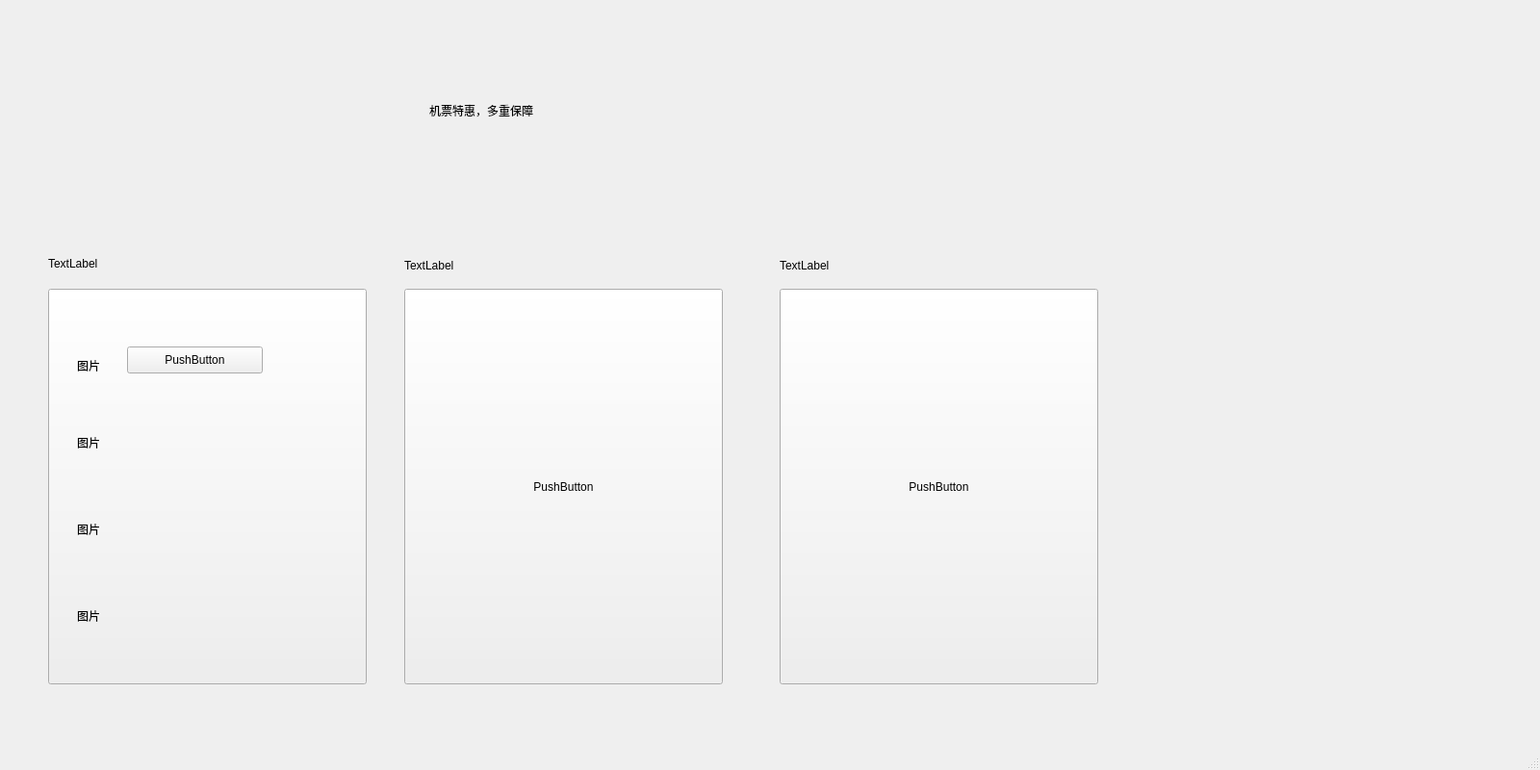
<?xml version="1.0" encoding="UTF-8"?>
<ui version="4.0">
 <class>homeWindow</class>
 <widget class="QMainWindow" name="homeWindow">
  <property name="geometry">
   <rect>
    <x>0</x>
    <y>0</y>
    <width>1600</width>
    <height>800</height>
   </rect>
  </property>
  <property name="windowTitle">
   <string>MainWindow</string>
  </property>
  <widget class="QWidget" name="centralwidget">
   <widget class="QLabel" name="label">
    <property name="geometry">
     <rect>
      <x>70</x>
      <y>49</y>
      <width>971</width>
      <height>131</height>
     </rect>
    </property>
    <property name="text">
     <string>                                                                                                                 机票特惠，多重保障</string>
    </property>
   </widget>
   <widget class="QPushButton" name="pushButton">
    <property name="geometry">
     <rect>
      <x>50</x>
      <y>300</y>
      <width>331</width>
      <height>411</height>
     </rect>
    </property>
    <property name="text">
     <string/>
    </property>
    <property name="checkable">
     <bool>false</bool>
    </property>
    <property name="autoDefault">
     <bool>false</bool>
    </property>
    <property name="default">
     <bool>false</bool>
    </property>
    <property name="flat">
     <bool>false</bool>
    </property>
   </widget>
   <widget class="QPushButton" name="pushButton_2">
    <property name="geometry">
     <rect>
      <x>420</x>
      <y>300</y>
      <width>331</width>
      <height>411</height>
     </rect>
    </property>
    <property name="text">
     <string>PushButton</string>
    </property>
   </widget>
   <widget class="QPushButton" name="pushButton_3">
    <property name="geometry">
     <rect>
      <x>810</x>
      <y>300</y>
      <width>331</width>
      <height>411</height>
     </rect>
    </property>
    <property name="text">
     <string>PushButton</string>
    </property>
   </widget>
   <widget class="QLabel" name="label_2">
    <property name="geometry">
     <rect>
      <x>50</x>
      <y>248</y>
      <width>331</width>
      <height>51</height>
     </rect>
    </property>
    <property name="text">
     <string>TextLabel</string>
    </property>
   </widget>
   <widget class="QLabel" name="label_3">
    <property name="geometry">
     <rect>
      <x>420</x>
      <y>250</y>
      <width>331</width>
      <height>51</height>
     </rect>
    </property>
    <property name="text">
     <string>TextLabel</string>
    </property>
   </widget>
   <widget class="QLabel" name="label_4">
    <property name="geometry">
     <rect>
      <x>810</x>
      <y>250</y>
      <width>331</width>
      <height>51</height>
     </rect>
    </property>
    <property name="text">
     <string>TextLabel</string>
    </property>
   </widget>
   <widget class="QLabel" name="label_5">
    <property name="geometry">
     <rect>
      <x>80</x>
      <y>370</y>
      <width>69</width>
      <height>19</height>
     </rect>
    </property>
    <property name="text">
     <string>图片</string>
    </property>
   </widget>
   <widget class="QLabel" name="label_6">
    <property name="geometry">
     <rect>
      <x>80</x>
      <y>450</y>
      <width>69</width>
      <height>19</height>
     </rect>
    </property>
    <property name="text">
     <string>图片</string>
    </property>
   </widget>
   <widget class="QLabel" name="label_7">
    <property name="geometry">
     <rect>
      <x>80</x>
      <y>540</y>
      <width>69</width>
      <height>19</height>
     </rect>
    </property>
    <property name="text">
     <string>图片</string>
    </property>
   </widget>
   <widget class="QLabel" name="label_8">
    <property name="geometry">
     <rect>
      <x>80</x>
      <y>630</y>
      <width>69</width>
      <height>19</height>
     </rect>
    </property>
    <property name="text">
     <string>图片</string>
    </property>
   </widget>
   <widget class="QPushButton" name="pushButton_4">
    <property name="geometry">
     <rect>
      <x>132</x>
      <y>360</y>
      <width>141</width>
      <height>28</height>
     </rect>
    </property>
    <property name="text">
     <string>PushButton</string>
    </property>
   </widget>
  </widget>
  <widget class="QMenuBar" name="menubar">
   <property name="geometry">
    <rect>
     <x>0</x>
     <y>0</y>
     <width>1600</width>
     <height>25</height>
    </rect>
   </property>
  </widget>
  <widget class="QStatusBar" name="statusbar"/>
 </widget>
 <resources/>
 <connections/>
</ui>
